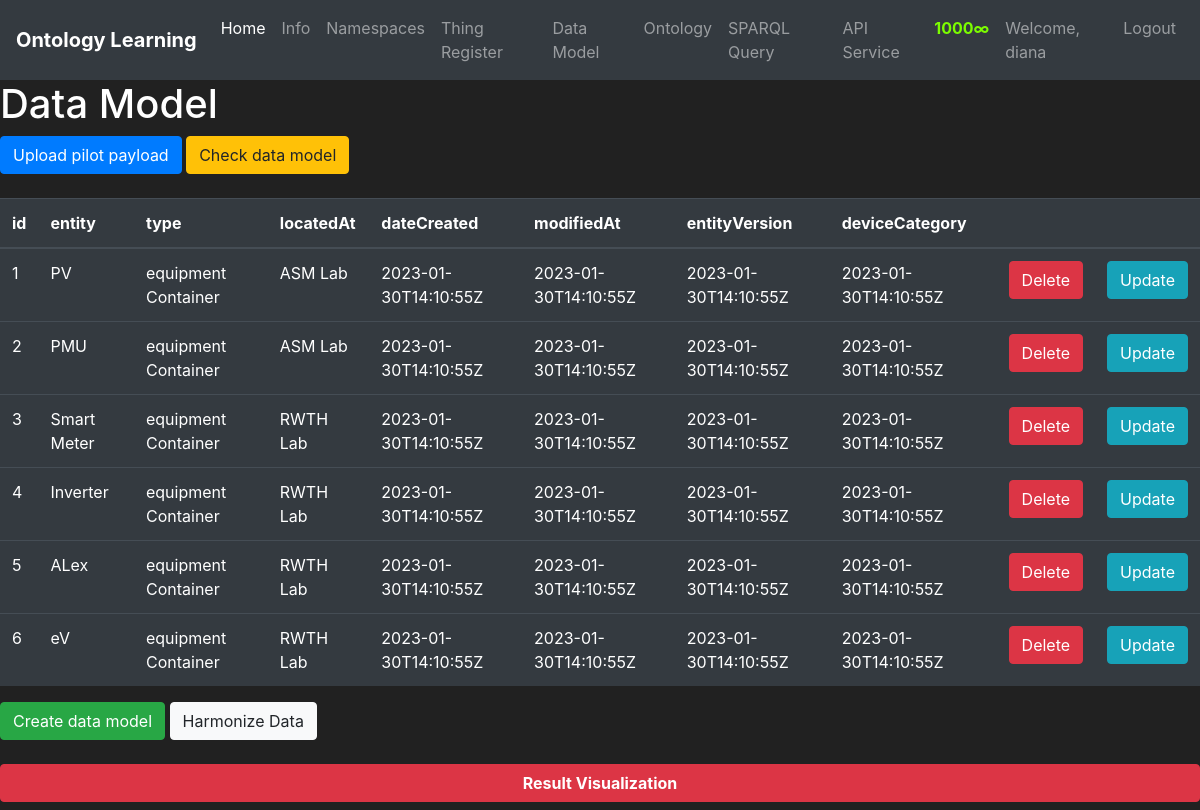
Page /datamodel (signed in) on the committed database.
### ontoML/models.py (models this page shows, shortened)
class User(db.Model, UserMixin):
    id = db.Column(db.Integer(), primary_key=True)
    username = db.Column(db.String(length=30), nullable=False, unique=True)
    email_address = db.Column(db.String(length=50), nullable=False, unique=True)
    password_hash = db.Column(db.String(length=60), nullable=False)
    budget = db.Column(db.Integer(), nullable=False, default=1)
    items = db.relationship('Item', backref='owned_user', lazy=True)
    @property
    def password(self):
        return self.password
    @property
    def prettier_budget(self):
        if len(str(self.budget)) > 4:
            return f'{str(self.budget)[:-3]}, {str(self.budget)[-3:]}∞'
        else:
            return f"{self.budget}∞"

class Item(db.Model):
    id = db.Column(db.Integer(), primary_key=True)
    entityname = db.Column(db.String(length=30), nullable=False, unique=True)
    type = db.Column(db.String(length=30), nullable=False)
    locatedat = db.Column(db.String(length=25), nullable=False)
    datecreated = db.Column(db.String(length=25), nullable=False)
    modifiedat = db.Column(db.String(length=25), nullable=False)
    entityversion = db.Column(db.Integer(), nullable=False)
    devicecategory = db.Column(db.String(length=15), nullable=False)
    owner = db.Column(db.Integer(), db.ForeignKey('user.id'))

### ontoML/routes.py (the view)
@app.route("/datamodel")
@login_required
def datamodel_page():
    try:
        items = Item.query.all()
        return render_template('dataModel.html', items=items)
    except:
        flash('No item database table found!', category='danger')
        return redirect(url_for('entityRegister_page'))

### ontoML/models.py (called while the page is built)
@loging_manager.user_loader
def load_user(user_id):
    return User.query.get(int(user_id))

### ontoML/templates/dataModel.html (shortened to what this page needs)
{% extends 'base.html'%}
{% block content %}
<div class="content">
    <h1>Data Model</h1>
    <td>
        <button class="btn btn-outline btn-primary">Upload pilot payload</button>
    </td>
    <td>
        <button class="btn btn-outline btn-warning">Check data model</button>
    </td>
    <br>
    <br>
    <table class="table table-hover table-dark">
           <thead>
               <tr>
                   <th scope="col">id</th>
                   <th scope="col">entity</th>
                   <th scope="col">type</th>
                   <th scope="col">locatedAt</th>
                   <th scope="col">dateCreated</th>
                   <th scope="col">modifiedAt</th>
                   <th scope="col">entityVersion</th>
                   <th scope="col">deviceCategory
                   <th scope="col"></th>
                   <th scope="col"></th>
               </tr>
           </thead>
           <tbody>
                   {% for item in items %}
                       <tr>
                           <td>{{ item.id }}</td>
                           <td>{{ item.entityname }}</td>
                           <td>{{ item.type }}</td>
                           <td>{{ item.locatedat }}</td>
                           <td>{{ item.datecreated }}</td>
                           <td>{{ item.modifiedat }}</td>
                           <td>{{ item.entityversion }}</td>
                           <td>{{ item.devicecategory }}</td>
                           <td>
                               <button class="btn btn-outline btn-danger">Delete</button>
                           </td>
                           <td>
                               <button class="btn btn-outline btn-info">Update</button>
                           </td>
                       </tr>
                   {% endfor %}
           </tbody>
    </table>
    <td>
        <button class="btn btn-outline btn-success">Create data model</button>
    </td>
    <td>
        <button class="btn btn-outline btn-light">Harmonize Data</button>
    </td>
    <br>
    <br>
    <h2 class="btn btn-block btn-outline btn-danger"> <strong>Result Visualization</strong></h2>
</div>
{% endblock %}

### ontoML/templates/base.html (shortened to what this page needs)
<!doctype html>
<html lang="en">
   <head>
      <link rel="stylesheet" href="https://cdn.jsdelivr.net/npm/bootstrap@4.5.3/dist/css/bootstrap.min.css">
   </head>
   <body>
        <nav class="navbar navbar-expand-md navbar-dark bg-dark">
          <a class="navbar-brand" href="{{ url_for('home_page') }}"><Strong>Ontology Learning</Strong></a>
          <div class="collapse navbar-collapse" id="navbarNav">
            <ul class="navbar-nav mr-auto">
                <li class="nav-item active">
                    <a class="nav-link" href="{{ url_for('home_page') }}">Home <span class="sr-only">(current)</span></a>
                </li>
                 <li class="nav-item">
                    <a class="nav-link" href="{{ url_for('info_page') }}">Info</a>
                </li>
                <li class="nav-item">
                    <a class="nav-link" href="{{ url_for('namespaces_page') }}">Namespaces</a>
                </li>
                 <li class="nav-item">
                    <a class="nav-link" href="{{ url_for('entityRegister_page') }}">Thing Register</a>
                </li>
                 <li class="nav-item">
                    <a class="nav-link" href="{{ url_for('datamodel_page') }}">Data Model</a>
                </li>
                <li class="nav-item">
                    <a class="nav-link" href="{{ url_for('ontology_page') }}">Ontology</a>
                </li>
                <li class="nav-item">
                    <a class="nav-link" href="{{ url_for('sparqlquery_page') }}">SPARQL Query</a>
                </li>
                <li class="nav-item">
                    <a class="nav-link" href="{{ url_for('api_page') }}">API Service</a>
                </li>
            </ul>
              {% if current_user.is_authenticated %}
                 <ul class="navbar-nav">
                     <li class="nav-item">
                         <a class="nav-link" style="color: lawngreen; font-weight: bold">
                             {{ current_user.prettier_budget }}
                         </a>
                     </li>
                     <li class="nav-item">
                         <a class="nav-link">Welcome, {{ current_user.username }}</a>
                     </li>
                     <li class="nav-item">
                         <a class="nav-link" href="{{ url_for('logout_page') }}">Logout</a>
                     </li>
                 </ul>
              {% endif %}
          </div>
        </nav>
        {% block content %}
        {% endblock %}
   </body>
</html>

### ontoML/templates/base.html (style rules this page uses)
body { background-color: #212121; color: white }

### rows in the picture
User: prettier_budget "1000∞", username "diana"
Item: id "1", entityname "PV", type "equipment Container", locatedat "ASM Lab", datecreated "2023-01-30T14:10:55Z", modifiedat "2023-01-30T14:10:55Z", entityversion "2023-01-30T14:10:55Z", devicecategory "2023-01-30T14:10:55Z"
Item: id "2", entityname "PMU", type "equipment Container", locatedat "ASM Lab", datecreated "2023-01-30T14:10:55Z", modifiedat "2023-01-30T14:10:55Z", entityversion "2023-01-30T14:10:55Z", devicecategory "2023-01-30T14:10:55Z"
Item: id "3", entityname "Smart Meter", type "equipment Container", locatedat "RWTH Lab", datecreated "2023-01-30T14:10:55Z", modifiedat "2023-01-30T14:10:55Z", entityversion "2023-01-30T14:10:55Z", devicecategory "2023-01-30T14:10:55Z"
Item: id "4", entityname "Inverter", type "equipment Container", locatedat "RWTH Lab", datecreated "2023-01-30T14:10:55Z", modifiedat "2023-01-30T14:10:55Z", entityversion "2023-01-30T14:10:55Z", devicecategory "2023-01-30T14:10:55Z"
Item: id "5", entityname "ALex", type "equipment Container", locatedat "RWTH Lab", datecreated "2023-01-30T14:10:55Z", modifiedat "2023-01-30T14:10:55Z", entityversion "2023-01-30T14:10:55Z", devicecategory "2023-01-30T14:10:55Z"
Item: id "6", entityname "eV", type "equipment Container", locatedat "RWTH Lab", datecreated "2023-01-30T14:10:55Z", modifiedat "2023-01-30T14:10:55Z", entityversion "2023-01-30T14:10:55Z", devicecategory "2023-01-30T14:10:55Z"
